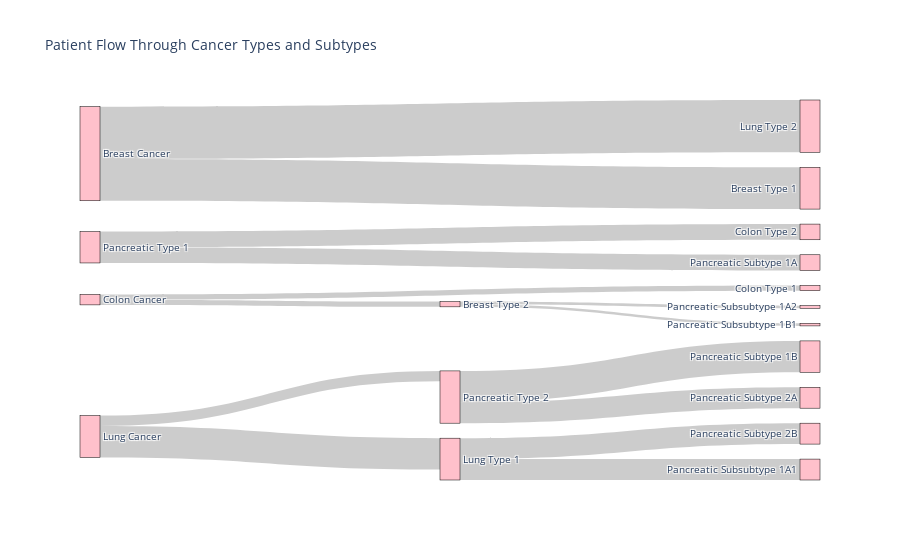

The code cell stored with this chart in its notebook:
### Markdown cell above
## Sankey Plots

### Code cell
import plotly.graph_objects as go

# Define the nodes (different stages in the diagram)
label = [
    "Pancreatic Cancer", "Lung Cancer", "Breast Cancer", "Colon Cancer",  # 1-4
    "Pancreatic Type 1", "Pancreatic Type 2",  # 5-6
    "Lung Type 1", "Lung Type 2",  # 7-8
    "Breast Type 1", "Breast Type 2",  # 9-10
    "Colon Type 1", "Colon Type 2",  # 11-12
    "Pancreatic Subtype 1A", "Pancreatic Subtype 1B",  # 13-14
    "Pancreatic Subtype 2A", "Pancreatic Subtype 2B",  # 15-16
    "Pancreatic Subsubtype 1A1", "Pancreatic Subsubtype 1A2",  # 17-18
    "Pancreatic Subsubtype 1B1", "Pancreatic Subsubtype 1B2",  # 19-20
    "Breast Subsubtype 1A1", "Breast Subsubtype 1A2",  # 21-22
    # ... Add additional subsubtypes for each subtype as needed
]

# Define the links between nodes with source, target, and value
source = [
    1, 1,  # Pancreatic to Subtypes
    2, 2,  # Lung to Subtypes
    3, 3,  # Breast to Subtypes
    4, 4,  # Colon to Subtypes
    5, 5,  # Pancreatic Type 1 to Subsubtypes
    6, 6,  # Pancreatic Type 2 to Subsubtypes
    9, 9,  # Breast Type 1 to Subsubtypes
    # ... Add additional source indices for each subtype to subsubtype as needed
]

target = [
    5, 6,  # Pancreatic to Subtypes
    7, 8,  # Lung to Subtypes
    9, 10,  # Breast to Subtypes
    11, 12,  # Colon to Subtypes
    13, 14,  # Pancreatic Type 1 to Subsubtypes
    15, 16,  # Pancreatic Type 2 to Subsubtypes
    17, 18,  # Pancreatic Subtype 1A to Subsubtypes
    # ... Add additional target indices for each subtype to subsubtype as needed
]

value = [
    100, 300, 500, 400,  # Total to Types
    50, 50,  # Pancreatic to Subtypes
    150, 150,  # Lung to Subtypes
    300, 200,  # Breast to Subtypes
    200, 200,  # Colon to Subtypes
    25, 25,  # Pancreatic Type 1 to Subsubtypes
    20, 30,  # Pancreatic Type 2 to Subsubtypes
    30, 50,
    # ... Add additional values for each subtype to subsubtype as needed
]
colors = [
    "blue",  # Total Patients
    # Main types
    "green", "red", "orange", "purple",
    # Subtypes
    "lightgreen", "darkgreen",
    "pink", "darkred",
    "lightblue", "darkblue",
    "lightpurple", "darkpurple",
    # Subsubtypes
    "lightgreen", "darkgreen",
    "pink", "darkred",
    # ... Add additional colors for each subtype and subsubtype as needed
]
colors = ['pink']* len(label)
# Create the Sankey diagram object
fig = go.Figure(data=[go.Sankey(
    node=dict(
        pad=15,
        thickness=20,
        line=dict(color="black", width=0.5),
        label=label,
        color=colors
    ),
    link=dict(
        source=source,
        target=target,
        value=value,
    ))])

# Set the title and layout properties
fig.update_layout(title_text="Patient Flow Through Cancer Types and Subtypes", font_size=10)

# Display the figure
fig.show()

### Figure 1 — Plotly figure (JSON) as saved in the notebook; plotly's stock layout.template omitted (floating-point values rounded to 4 significant figures)
{"data": [{"link": {"source": [1, 1, 2, 2, 3, 3, 4, 4, 5, 5, 6, 6, 9, 9], "target": [5, 6, 7, 8, 9, 10, 11, 12, 13, 14, 15, 16, 17, 18], "value": [100, 300, 500, 400, 50, 50, 150, 150, 300, 200, 200, 200, 25, 25, 20, 30, 30, 50]}, "node": {"color": ["pink", "pink", "pink", "pink", "pink", "pink", "pink", "pink", "pink", "pink", "pink", "pink", "pink", "pink", "pink", "pink", "pink", "pink", "pink", "pink", "pink", "pink"], "label": ["Pancreatic Cancer", "Lung Cancer", "Breast Cancer", "Colon Cancer", "Pancreatic Type 1", "Pancreatic Type 2", "Lung Type 1", "Lung Type 2", "Breast Type 1", "Breast Type 2", "Colon Type 1", "Colon Type 2", "Pancreatic Subtype 1A", "Pancreatic Subtype 1B", "Pancreatic Subtype 2A", "Pancreatic Subtype 2B", "Pancreatic Subsubtype 1A1", "Pancreatic Subsubtype 1A2", "Pancreatic Subsubtype 1B1", "Pancreatic Subsubtype 1B2", "Breast Subsubtype 1A1", "Breast Subsubtype 1A2"], "line": {"color": "black", "width": 0.5}, "pad": 15, "thickness": 20}, "type": "sankey"}], "layout": {"font": {"size": 10}, "title": {"text": "Patient Flow Through Cancer Types and Subtypes"}}}
